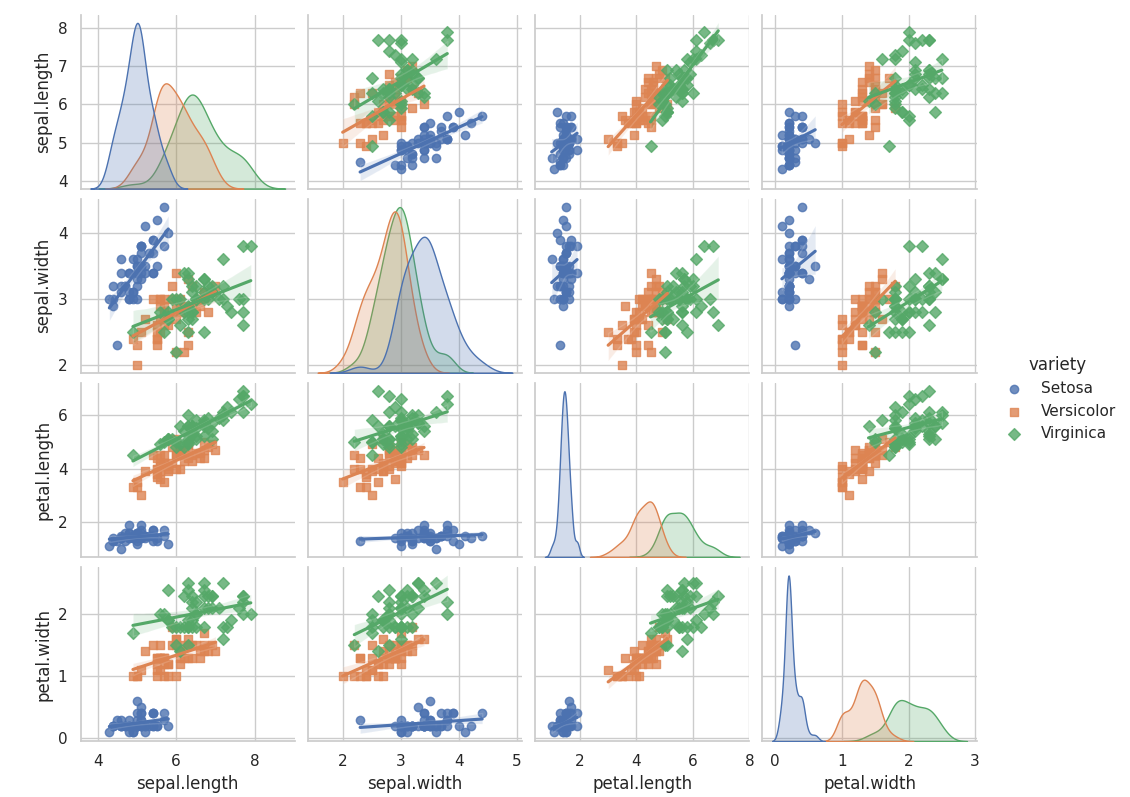

Recreate this plot in Python.
import seaborn as sns
import matplotlib.pyplot as plt
import pandas as pd
iris_data = pd.read_csv('iris.csv')
sns.set(style="whitegrid")
pairplot = sns.pairplot(iris_data, hue="variety", markers=["o", "s", "D"], kind="reg")
plt.show()
